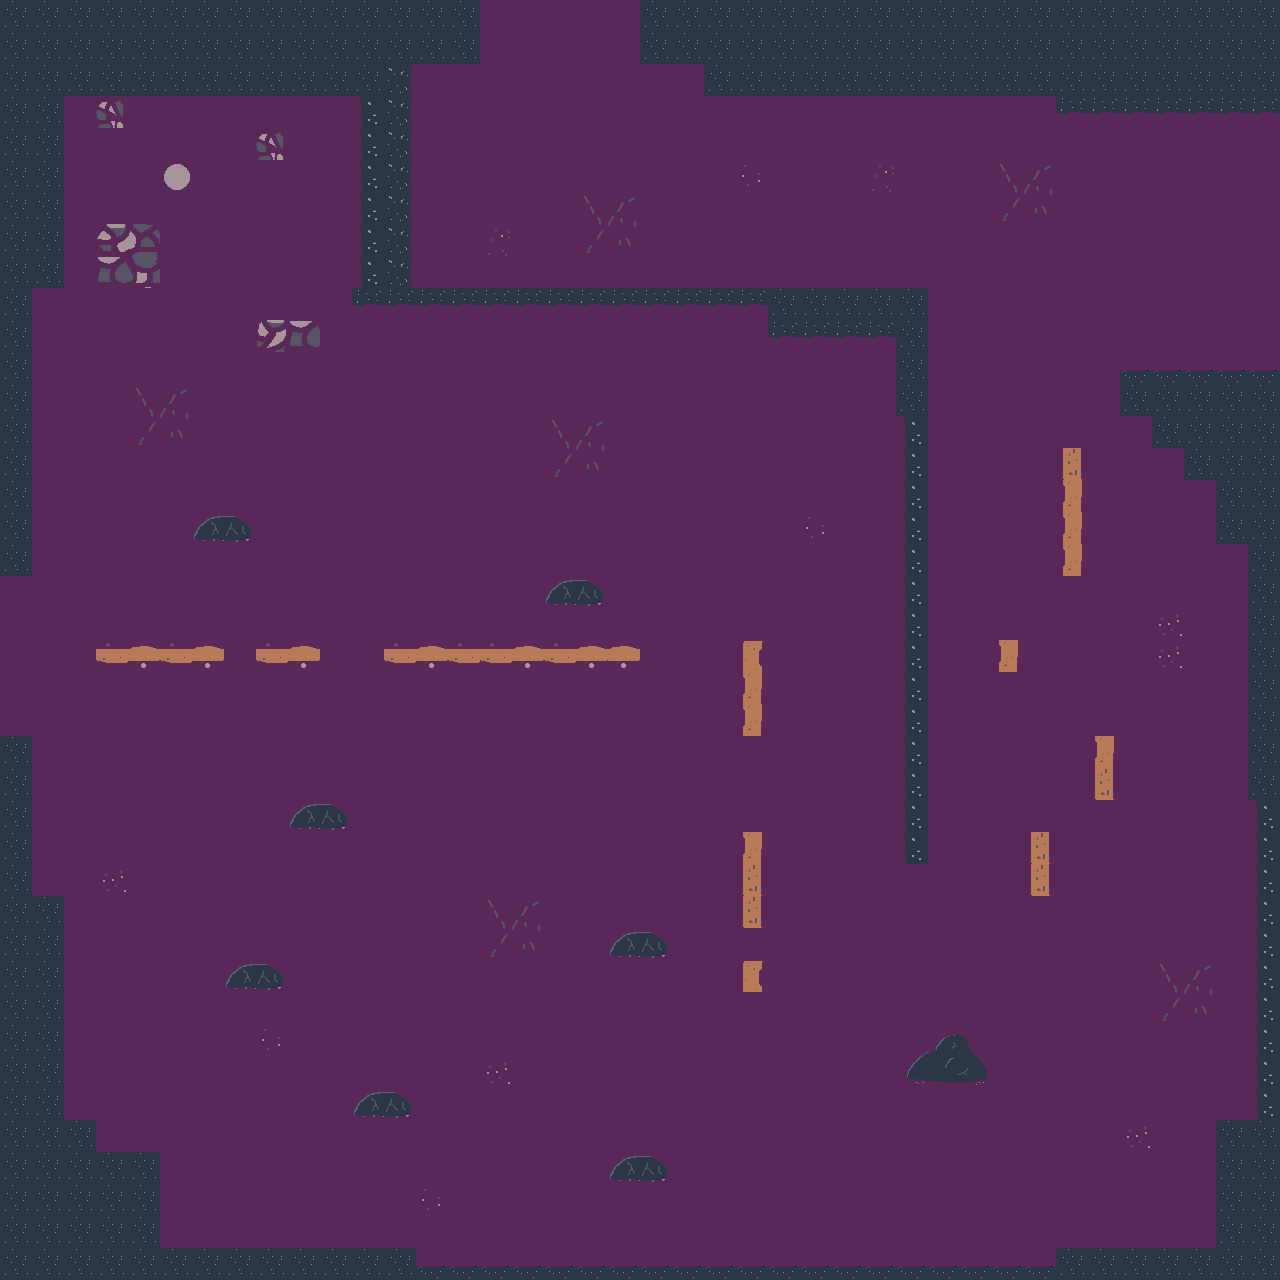

The image is a tile-based game level rendered from a .tmx file. Its description and source (layers, tilesets, objects; grid data summarised) follow:
An orthogonal 40x40 tile map with 32x32 px tiles, 5 tile layers (color_black, sol, murs, collisions, ...) and 40 objects (34x collision, 3x enter, 3x exit).

<map version="1.10" tiledversion="1.10.2" orientation="orthogonal" renderorder="right-down" width="40" height="40" tilewidth="32" tileheight="32" infinite="0" backgroundcolor="#640a64" nextlayerid="7" nextobjectid="41">
 <tileset firstgid="1" source="../tiles_set/rouilny_ext.tsx" />
 <layer id="6" name="color_black" width="40" height="40">
  <data>[1600 cells, 1600 non-empty, 1 distinct tile ids]</data>
 </layer>
 <layer id="5" name="sol" width="40" height="40">
  <data>[1600 cells, 74 non-empty, 19 distinct tile ids]</data>
 </layer>
 <layer id="1" name="murs" width="40" height="40">
  <data>[1600 cells, 304 non-empty, 5 distinct tile ids]</data>
 </layer>
 <layer id="3" name="collisions" width="40" height="40">
  <data>[1600 cells, 17 non-empty, 5 distinct tile ids]</data>
 </layer>
 <layer id="4" name="devant_collisions" width="40" height="40">
  <data>[1600 cells, 3 non-empty, 3 distinct tile ids]</data>
 </layer>
 <objectgroup id="2" name="objets">
  <object id="1" type="collision" x="0.666667" y="734.667" width="31.3333" height="544.667" />
  <object id="2" type="collision" x="32.6667" y="896" width="30.6667" height="383.333" />
  <object id="3" type="collision" x="63" y="1119.33" width="33.3333" height="160.333" />
  <object id="4" type="collision" x="95.6667" y="1151.33" width="64.6667" height="128.333" />
  <object id="5" type="collision" x="158" y="1250" width="260" height="30" />
  <object id="6" type="collision" x="419" y="1267" width="639" height="12" />
  <object id="7" type="collision" x="1055.67" y="1248" width="224" height="31.3333" />
  <object id="8" type="collision" x="1216" y="1120" width="64" height="127.5" />
  <object id="9" type="collision" x="1255.33" y="800" width="25.3333" height="319.333" />
  <object id="10" type="collision" x="1247.33" y="544.667" width="34.6667" height="256.667" />
  <object id="11" type="collision" x="1217" y="370.667" width="63.3333" height="174.333" />
  <object id="12" type="collision" x="1120.33" y="369.667" width="96.6667" height="46.6667" />
  <object id="13" type="collision" x="1151.67" y="417" width="65" height="31.3333" />
  <object id="14" type="collision" x="1184" y="448.333" width="33.3333" height="32.3333" />
  <object id="15" type="collision" x="0.5" y="287" width="30.5" height="289" />
  <object id="16" type="collision" x="905.333" y="415.333" width="22" height="450" />
  <object id="17" type="collision" x="895" y="287" width="33" height="128" />
  <object id="18" type="collision" x="767.5" y="288" width="127.5" height="49" />
  <object id="19" type="collision" x="352" y="287.333" width="413.333" height="19.3333" />
  <object id="20" type="collision" x="0.666667" y="0.666667" width="62" height="286.667" />
  <object id="21" type="collision" x="359.5" y="95" width="53" height="192" />
  <object id="22" type="collision" x="62" y="0.666667" width="418.667" height="62.6667" />
  <object id="23" type="collision" x="62.6667" y="63.3333" width="348.667" height="31.3333" />
  <object id="24" type="collision" x="1056.67" y="95.3333" width="223.333" height="20" />
  <object id="25" type="collision" x="705.333" y="62" width="575.333" height="33.3333" />
  <object id="26" type="collision" x="641" y="0" width="639" height="65" />
  <object id="27" type="collision" x="194" y="520.333" width="58.3333" height="19" />
  <object id="28" type="collision" x="546" y="587.333" width="57.6667" height="16.6667" />
  <object id="29" type="collision" x="289" y="812.75" width="59.5" height="14" />
  <object id="30" type="collision" x="225.5" y="973.75" width="58.25" height="13.75" />
  <object id="31" type="collision" x="354.25" y="1096.25" width="57.75" height="19.25" />
  <object id="32" type="collision" x="610.75" y="1161.75" width="57" height="18.75" />
  <object id="33" type="collision" x="905.636" y="1056.18" width="81.8182" height="25.4545" />
  <object id="34" type="collision" x="608.75" y="937.5" width="60.25" height="18.25" />
  <object id="35" name="ouest_enter" type="enter" x="90.6667" y="652.667">
   <point />
  </object>
  <object id="36" name="nord_enter" type="enter" x="552.667" y="114.667">
   <point />
  </object>
  <object id="37" name="est_enter" type="enter" x="1183.33" y="241.333">
   <point />
  </object>
  <object id="38" name="est_exit" type="exit" x="1247.5" y="120.5" width="32" height="236.5" />
  <object id="39" name="nord_exit" type="exit" x="481" y="-0.333333" width="158.667" height="30.3333" />
  <object id="40" name="ouest_exit" type="exit" x="0.333333" y="580.333" width="31.3333" height="148" />
 </objectgroup>
</map>
